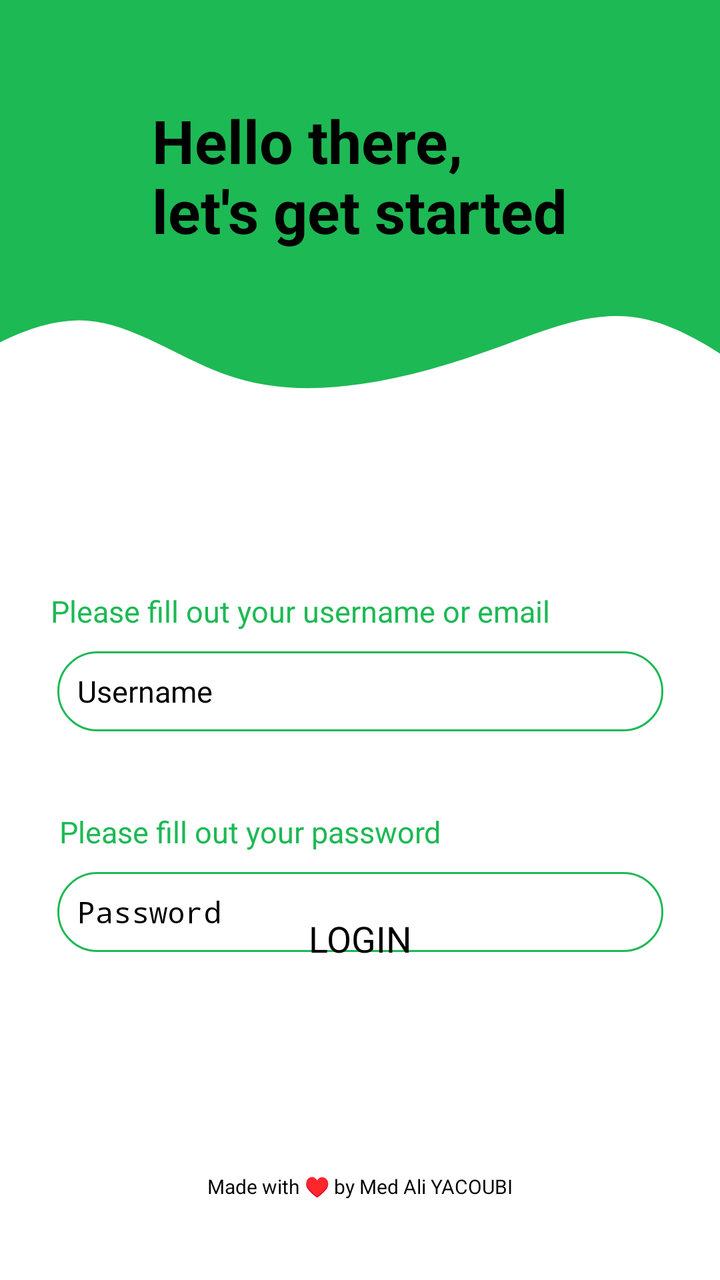
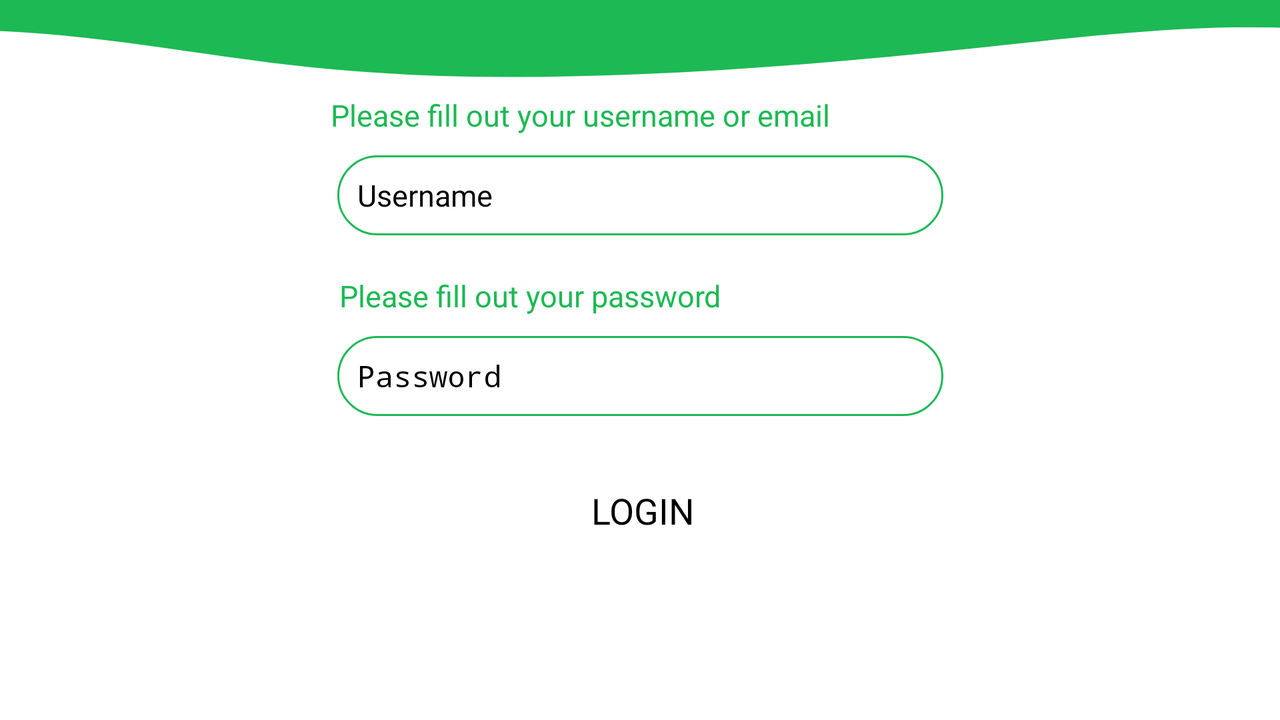

Compare how this app lays out the same screen by default and in its alternative resource folder. The renders come first, then the two layout files and the values they reference.
<!-- AndroidManifest.xml: application theme Theme.Digitalisi -->
<!-- res/layout/fragment_login.xml -->
<?xml version="1.0" encoding="utf-8"?>
<androidx.constraintlayout.widget.ConstraintLayout xmlns:android="http://schemas.android.com/apk/res/android"
    xmlns:app="http://schemas.android.com/apk/res-auto"
    xmlns:tools="http://schemas.android.com/tools"
    android:layout_width="match_parent"
    android:layout_height="match_parent"
    tools:context=".ui.auth.MainActivity">

    <View
        android:id="@+id/topview"
        android:layout_width="411dp"
        android:layout_height="150dp"
        android:background="@color/colorPrimary"
        app:layout_constraintEnd_toEndOf="parent"
        app:layout_constraintTop_toTopOf="parent" />

    <View
        android:id="@+id/view2"
        android:layout_width="411dp"
        android:layout_height="100dp"
        android:layout_marginTop="10dp"
        android:background="@drawable/wave"
        app:layout_constraintEnd_toEndOf="parent"
        app:layout_constraintStart_toStartOf="parent"
        app:layout_constraintTop_toBottomOf="@+id/topText" />


    <TextView
        android:id="@+id/topText"
        android:layout_width="wrap_content"
        android:layout_height="wrap_content"
        android:layout_marginTop="50dp"
        android:text="Hello there,\nlet's get started"
        android:textColor="#000000"
        android:textSize="30sp"
        android:textStyle="bold"
        app:layout_constraintEnd_toEndOf="parent"
        app:layout_constraintStart_toStartOf="parent"
        app:layout_constraintTop_toTopOf="@+id/topview" />

    <TextView
        android:id="@+id/usernameText"
        android:layout_width="wrap_content"
        android:layout_height="wrap_content"
        android:layout_marginTop="60dp"
        android:layout_marginEnd="60dp"
        android:text="Please fill out your username or email"
        android:textColor="@color/colorPrimary"
        app:layout_constraintEnd_toEndOf="parent"
        app:layout_constraintStart_toStartOf="parent"
        android:textSize="15dp"
        app:layout_constraintTop_toBottomOf="@+id/view2"></TextView>

    <EditText
        android:id="@+id/username"
        android:layout_width="303dp"
        android:layout_height="40dp"
        android:layout_marginTop="10dp"
        android:background="@drawable/round_border"
        android:drawableStart="@drawable/user"
        android:drawablePadding="16dp"
        android:hint="Username"
        android:padding="10dp"
        android:textSize="15dp"
        app:layout_constraintEnd_toEndOf="parent"
        app:layout_constraintStart_toStartOf="parent"
        app:layout_constraintTop_toBottomOf="@+id/usernameText"></EditText>

    <TextView
        android:id="@+id/passwordText"
        android:layout_width="wrap_content"
        android:layout_height="wrap_content"
        android:layout_marginTop="40dp"
        android:layout_marginEnd="110dp"
        android:textSize="15dp"
        android:text="Please fill out your password"
        android:textColor="@color/colorPrimary"
        app:layout_constraintEnd_toEndOf="parent"
        app:layout_constraintStart_toStartOf="parent"
        app:layout_constraintTop_toBottomOf="@+id/username"></TextView>

    <EditText
        android:id="@+id/password"
        android:layout_width="303dp"
        android:layout_height="40dp"
        android:layout_marginTop="10dp"
        android:background="@drawable/round_border"
        android:drawableStart="@drawable/password"
        android:drawablePadding="16dp"
        android:hint="Password"
        android:textSize="15dp"
        android:inputType="textPassword"

        android:padding="10dp"
        app:layout_constraintEnd_toEndOf="parent"
        app:layout_constraintStart_toStartOf="parent"
        app:layout_constraintTop_toBottomOf="@+id/passwordText"></EditText>

    <TextView
        android:id="@+id/message"
        android:layout_width="wrap_content"
        android:layout_height="wrap_content"
        android:shadowColor="#FFFFFF"
        android:text=""
        android:textColor="#E42E2E"
        app:layout_constraintBottom_toTopOf="@+id/button"
        app:layout_constraintEnd_toEndOf="parent"
        app:layout_constraintStart_toStartOf="parent"
        app:layout_constraintTop_toBottomOf="@+id/password" />

    <Button
        android:id="@+id/button"
        android:layout_width="303dp"
        android:layout_height="wrap_content"
        android:padding="5dp"
        android:layout_marginBottom="100dp"

        android:text="LOGIN"
        android:onClick="login"
        android:textAlignment="center"
        android:textSize="18dp"
        app:layout_constraintBottom_toTopOf="@+id/textView2"
        app:layout_constraintEnd_toEndOf="parent"
        app:layout_constraintStart_toStartOf="parent"
        android:clickable="true"
        android:focusable="true"
        />

    <TextView
        android:id="@+id/textView2"
        android:layout_width="wrap_content"
        android:layout_height="wrap_content"
        android:layout_marginBottom="40dp"
        android:text="Made with ♥ by Med Ali YACOUBI"
        android:textSize="10dp"
        app:layout_constraintBottom_toBottomOf="parent"
        app:layout_constraintEnd_toEndOf="parent"
        app:layout_constraintStart_toStartOf="parent" />

    <ProgressBar
        android:id="@+id/progressBar"
        style="?android:attr/progressBarStyle"
        android:layout_width="wrap_content"
        android:layout_height="wrap_content"
        android:visibility="gone"
        app:layout_constraintBottom_toTopOf="@+id/textView2"
        app:layout_constraintEnd_toEndOf="parent"
        app:layout_constraintStart_toStartOf="parent"
        app:layout_constraintTop_toBottomOf="@+id/message" />


</androidx.constraintlayout.widget.ConstraintLayout>
<!-- resources referenced by this layout -->
<resources>
  <color name="colorPrimary">#1DB954</color>
  <!-- drawable round_border (drawable-v24) -->
  <?xml version="1.0" encoding="utf-8"?>
  <shape android:shape="rectangle" xmlns:android="http://schemas.android.com/apk/res/android">
      <stroke android:color="@color/colorPrimary"
          android:width="1dp">
      </stroke>
      <corners android:radius="100dp"></corners>
  </shape>
  <!-- drawable wave (drawable-v24) -->
  <rotate xmlns:android="http://schemas.android.com/apk/res/android"
      android:fromDegrees="180">
  <vector xmlns:android="http://schemas.android.com/apk/res/android"
      android:width="1440dp"
      android:height="320dp"
      android:viewportWidth="1440"
      android:viewportHeight="320"
      >
    <path
        android:pathData="M0,128L40,154.7C80,181 160,235 240,245.3C320,256 400,224 480,197.3C560,171 640,149 720,138.7C800,128 880,128 960,154.7C1040,181 1120,235 1200,240C1280,245 1360,203 1400,181.3L1440,160L1440,320L1400,320C1360,320 1280,320 1200,320C1120,320 1040,320 960,320C880,320 800,320 720,320C640,320 560,320 480,320C400,320 320,320 240,320C160,320 80,320 40,320L0,320Z"
        android:fillColor="@color/colorPrimary"
        />
  </vector>
  </rotate>
  <style name="Theme.Digitalisi" parent="Theme.MaterialComponents.DayNight.NoActionBar">
          <item name="colorPrimary">@color/colorPrimary</item>
          
          <item name="android:statusBarColor" tools:targetApi="l">?attr/colorPrimary</item>
      </style>
</resources>
<!-- res/layout-land/fragment_login.xml (the repository's variant of the layout above) -->
<!-- drawn on the phone turned sideways -->
<?xml version="1.0" encoding="utf-8"?>
<androidx.constraintlayout.widget.ConstraintLayout xmlns:android="http://schemas.android.com/apk/res/android"
    xmlns:app="http://schemas.android.com/apk/res-auto"
    xmlns:tools="http://schemas.android.com/tools"
    android:layout_width="match_parent"
    android:layout_height="match_parent"
    tools:context=".ui.auth.MainActivity">


    <View
        android:id="@+id/topview"
        android:layout_width="969dp"
        android:layout_height="107dp"
        android:layout_marginTop="-100dp"
        android:background="@color/colorPrimary"
        app:layout_constraintEnd_toEndOf="parent"
        app:layout_constraintStart_toStartOf="parent"
        app:layout_constraintTop_toTopOf="parent" />

    <View
        android:id="@+id/view"
        android:layout_width="986dp"
        android:layout_height="69dp"
        android:layout_marginTop="12dp"
        android:background="@drawable/wave"
        app:layout_constraintEnd_toEndOf="parent"
        app:layout_constraintHorizontal_bias="0.501"
        app:layout_constraintStart_toStartOf="parent"
        app:layout_constraintTop_toBottomOf="@+id/topText" />

    <TextView
        android:id="@+id/topText"
        android:layout_width="wrap_content"
        android:layout_height="wrap_content"
        android:layout_marginTop="10dp"
        android:text="Hello there,\nlet's get started"
        android:textColor="#000000"
        android:textSize="30sp"
        android:textStyle="bold"
        app:layout_constraintEnd_toEndOf="parent"
        app:layout_constraintStart_toStartOf="parent"
        app:layout_constraintTop_toTopOf="@+id/topview" />

    <TextView
        android:id="@+id/usernameText"
        android:layout_width="wrap_content"
        android:layout_height="wrap_content"
        android:layout_marginTop="40dp"
        android:layout_marginEnd="60dp"
        android:text="Please fill out your username or email"
        android:textColor="@color/colorPrimary"
        android:textSize="15dp"
        app:layout_constraintEnd_toEndOf="parent"
        app:layout_constraintStart_toStartOf="parent"
        app:layout_constraintTop_toBottomOf="@+id/topview"></TextView>

    <EditText
        android:id="@+id/username"
        android:layout_width="303dp"
        android:layout_height="40dp"
        android:layout_marginTop="10dp"
        android:background="@drawable/round_border"
        android:drawableStart="@drawable/user"
        android:drawablePadding="16dp"
        android:hint="Username"
        android:padding="10dp"
        android:textSize="15dp"
        app:layout_constraintEnd_toEndOf="parent"
        app:layout_constraintStart_toStartOf="parent"
        app:layout_constraintTop_toBottomOf="@+id/usernameText"></EditText>

    <TextView
        android:id="@+id/passwordText"
        android:layout_width="wrap_content"
        android:layout_height="wrap_content"
        android:layout_marginTop="20dp"
        android:layout_marginEnd="110dp"
        android:text="Please fill out your password"
        android:textColor="@color/colorPrimary"
        android:textSize="15dp"
        app:layout_constraintEnd_toEndOf="parent"
        app:layout_constraintStart_toStartOf="parent"
        app:layout_constraintTop_toBottomOf="@+id/username"></TextView>

    <EditText
        android:id="@+id/password"
        android:layout_width="303dp"
        android:layout_height="40dp"
        android:layout_marginTop="10dp"
        android:background="@drawable/round_border"
        android:drawableStart="@drawable/password"
        android:drawablePadding="16dp"
        android:hint="Password"
        android:textSize="15dp"
        android:inputType="textPassword"

        android:padding="10dp"
        app:layout_constraintEnd_toEndOf="parent"
        app:layout_constraintStart_toStartOf="parent"
        app:layout_constraintTop_toBottomOf="@+id/passwordText"></EditText>

    <TextView
        android:id="@+id/message"
        android:layout_width="wrap_content"
        android:layout_height="wrap_content"
        android:shadowColor="#FFFFFF"
        android:text=""
        android:textColor="#E42E2E"
        app:layout_constraintBottom_toTopOf="@+id/button"
        app:layout_constraintEnd_toEndOf="parent"
        app:layout_constraintStart_toStartOf="parent"
        app:layout_constraintTop_toBottomOf="@+id/password" />

    <Button
        android:id="@+id/button"
        android:layout_width="303dp"
        android:layout_height="wrap_content"
        android:layout_marginTop="30dp"

        android:clickable="true"
        android:focusable="true"
        android:onClick="login"
        android:padding="5dp"
        android:text="LOGIN"
        android:textAlignment="center"
        android:textSize="18dp"
        app:layout_constraintEnd_toEndOf="parent"
        app:layout_constraintHorizontal_bias="0.504"
        app:layout_constraintStart_toStartOf="parent"
        app:layout_constraintTop_toBottomOf="@+id/password" />

    <ProgressBar
        android:id="@+id/progressBar"
        style="?android:attr/progressBarStyle"
        android:layout_width="wrap_content"
        android:layout_height="wrap_content"
        android:visibility="gone"
        app:layout_constraintEnd_toEndOf="parent"
        app:layout_constraintStart_toStartOf="parent"
        app:layout_constraintTop_toBottomOf="@+id/message" />


</androidx.constraintlayout.widget.ConstraintLayout>
